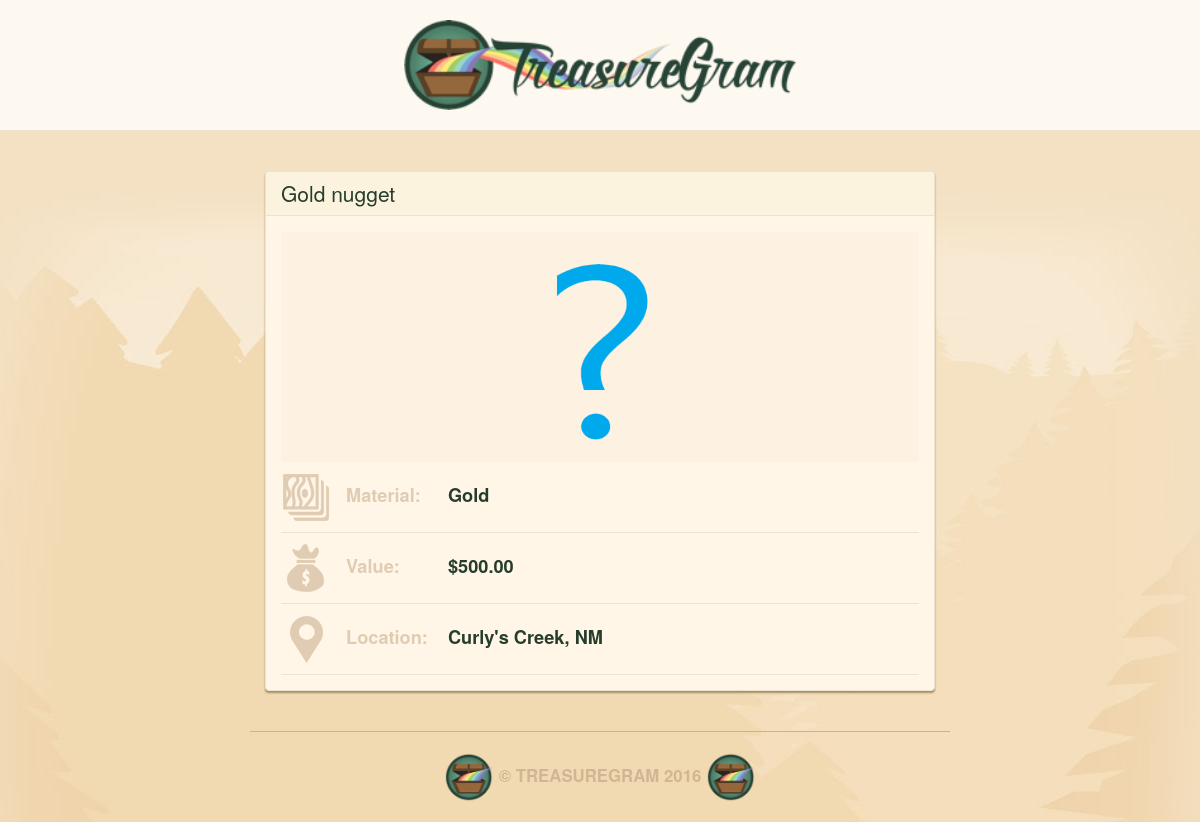
The app's page /9/, older data.
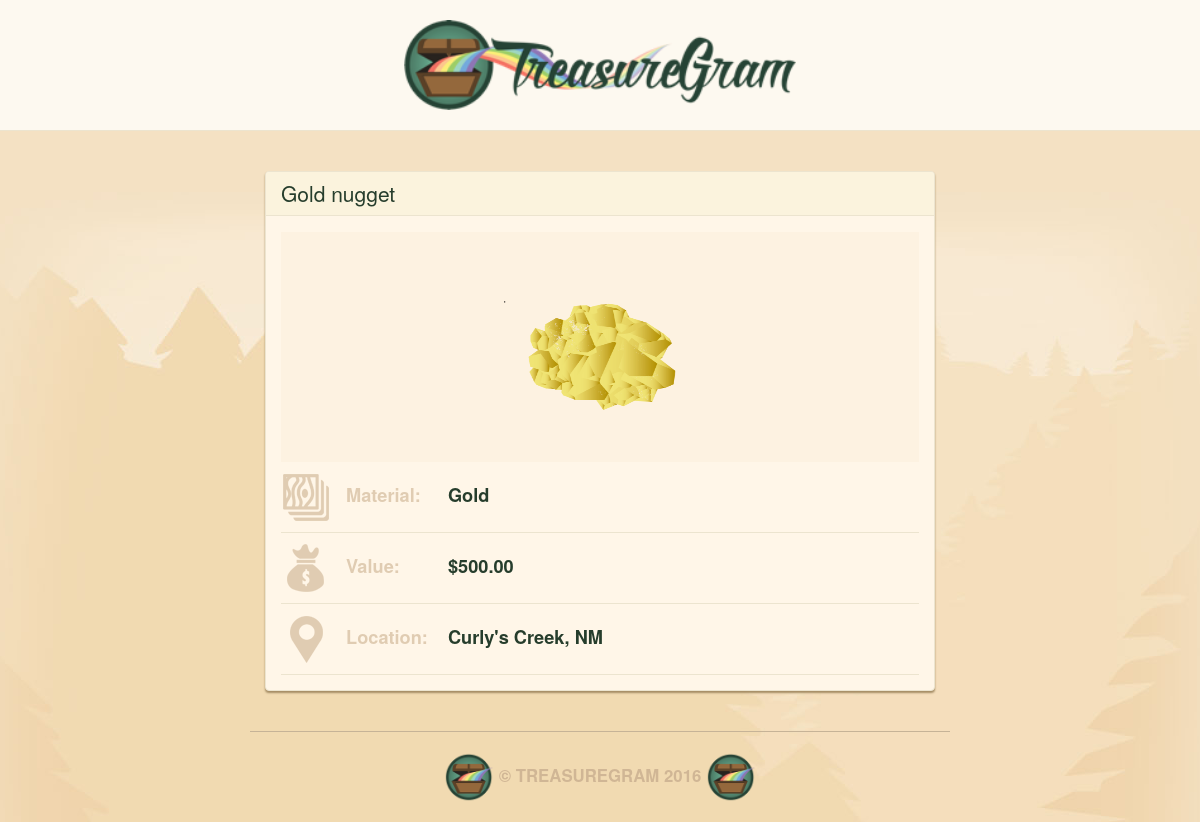
The same page, newer data.
### main_app/models.py (models this page shows, shortened)
class Treasure(models.Model):
    name = models.CharField(max_length=100)
    value = models.DecimalField(max_digits=10, decimal_places=2)
    material = models.CharField(max_length=100)
    location = models.CharField(max_length=100)
    image = models.ImageField(upload_to='treasure_images', default='media/default.png')

### main_app/views.py (the view)
# urls.py: url(r'^([0-9]+)/$', views.detail, name='detail'),
def detail(request, treasure_id):
    treasure = Treasure.objects.get(id=treasure_id)
    return render(request, 'detail.html', {'treasure': treasure})

### main_app/templates/detail.html (shortened to what this page needs)
{% extends 'base.html' %}
{% load staticfiles %}
                {% block content %}
                    <div class="treasure panel panel-default">
                        <div class="panel-heading">
                            <h3 class="panel-title">{{ treasure.name }}</h3>
                        </div>
                        <div class="panel-body">
                            <div class="treasure-photo">
                            <img src="{{ treasure.image }}" height="100">
                            </div>
                            <table class="treasure-table">
                                <tr>
                                    <th>
                                        <img src="{% static "images/material-icon.png" %}" alt="Material Icon">
                                        Material:
                                    </th>
                                    <td>{{ treasure.material }}</td>
                                </tr>
                                <tr>
                                    <th>
                                        <img src="{% static "images/value-icon.png" %}" alt="Value Icon">
                                        Value:
                                    </th>
                                    <td>${{ treasure.value }}</td>
                                </tr>
                                <tr>
                                        <th>
                                            <img src="{% static "images/location-icon.png" %}" alt="Location Icon">
                                            Location:
                                        </th>
                                    <td>{{ treasure.location }}</td>
                                </tr>
                            </table>
                        </div>
                    </div>
                {% endblock %}

Row changes from the older to the newer data that the page shows:
changed Treasure "Gold nugget": image: picture added in place of a placeholder
